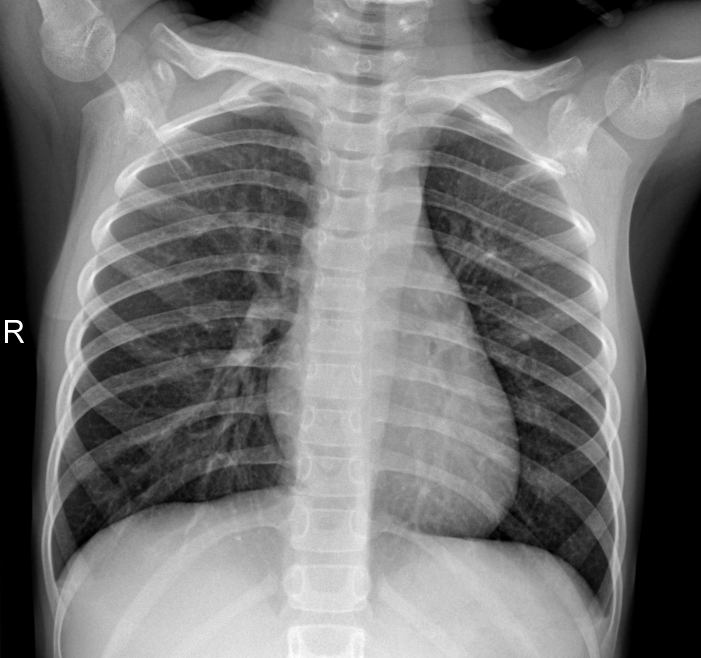
#> input picture chest_xray/train/NORMAL/IM-0147-0001.jpeg, 2102 x 1974 px, found by its file name (shown at 1/3 size); its folder holds only this picture in this run
$ python data_generation.py
#> lines starting #> are read from the running program, lines starting #| are printed output that depends on the picture
import os
import cv2
import h5py
import random
import numpy as np
import seaborn as sns
import matplotlib.pyplot as plt

#path = './chest_xray/'
path = './chest_xray_new/'
data_file = './processed_data/normalized_rawdata.h5'

# define paths
train_dir = path + 'train'
val_dir = path + 'val'
test_dir = path + 'test'

labels = ['NORMAL', 'PNEUMONIA']
img_size = 256

def array_data (data_dir):
#> called with data_dir = './chest_xray_new/train'
    data = []
    for label in labels:
        path  = os.path.join(data_dir, label)
        class_num = labels.index(label)

        for img in os.listdir(path):
            # Reading images in gray scale
            img_arr = cv2.imread(os.path.join(path, img), cv2.IMREAD_GRAYSCALE)
#> img_arr is the input picture: shape (1974, 2102); min 0, max 255, mean 117
            resized_arr = cv2.resize(img_arr, (img_size, img_size))
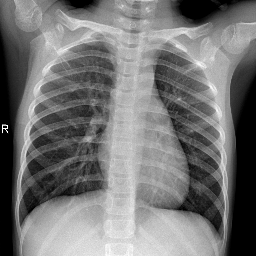
#> resized_arr: shape (256, 256); min 0, max 255, mean 116.9
            data.append ([resized_arr, class_num])
#> pass 2 of the loop in array_data, `for label in labels:`:
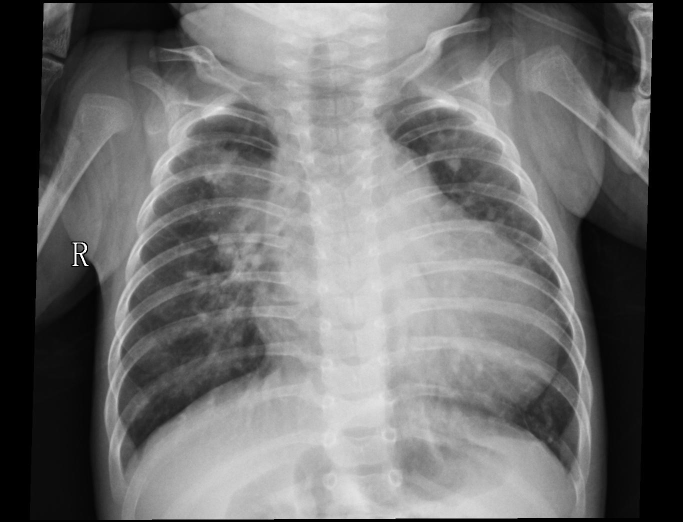
#> input picture chest_xray/train/PNEUMONIA/person1014_bacteria_2945.jpeg, 1366 x 1044 px, found by its file name (shown at 1/2 size)
#> in array_data, img_arr is the input picture: shape (1044, 1366); min 0, max 255, mean 109.2
#> in array_data, `resized_arr = cv2.resize(img_arr, (img_size, img_size))`:
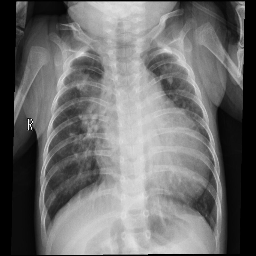
#> resized_arr: shape (256, 256); min 0, max 255, mean 109.2
#> pass 2 of the loop in array_data, `for label in labels:`:
#> pass 2 of the loop in array_data, `for label in labels:`:

    random.shuffle (data)

    return np.array(data, dtype=object)

train_data = array_data (train_dir)
val_data = array_data (val_dir)
test_data = array_data (test_dir)

## Count bar plot for dataset
def count_plot (data):
    l= []

    for i in data:
        if (i[1] == 0):
            l.append("Normal")
        else:
            l.append("Pneumonia")

    sns.set_style('darkgrid')
    ax = sns.countplot(x=l)
    for p in ax.patches:
        ax.annotate(f'{int(p.get_height())}', (p.get_x() + p.get_width() / 2., p.get_height()), ha = 'center', va = 'center', xytext = (0, 10), textcoords = 'offset points')

# Divide the data and labels
x_train = []
y_train = []

x_val = []
y_val = []

x_test = []
y_test = []

for feature, label in train_data:
    x_train.append(feature)
    y_train.append(label)
#> this loop made 2 passes
#> label on passes 1 to 2: 0, 1
#> after the loop, x_train = 2 items; y_train = [0, 1]

for feature, label in test_data:
    x_test.append(feature)
    y_test.append(label)
#> this loop made 2 passes
#> after the loop, x_test = 2 items; y_test = [1, 0]

for feature, label in val_data:
    x_val.append(feature)
    y_val.append(label)
#> after the loop, x_val = 2 items; y_val = [0, 1]

# Normalizing Data
x_train = np.array(x_train) / 255.0
x_val = np.array(x_val) / 255.0
x_test = np.array(x_test) / 255.0

x_train = x_train.astype(np.float32)
x_val  = x_val.astype(np.float32)
x_test = x_test.astype(np.float32)

y_train = np.array(y_train).astype(np.uint8)
y_val = np.array(y_val).astype(np.uint8)
y_test = np.array(y_test).astype(np.uint8)

print (x_train.shape)
#| (2, 256, 256)
print (y_train.shape)
#| (2,)

print (x_test.shape)
#| (2, 256, 256)
print (y_test.shape)
#| (2,)

print (x_val.shape)
#| (2, 256, 256)
print (y_val.shape)
#| (2,)

# Plot count bar and pie chart
plt.figure(figsize=(18, 12))

# Subplot 1: Count plot for training data
plt.subplot(2, 3, 1)
count_plot (train_data)
#> the loop in count_plot, `for i in data:` made 2 passes
#> after the loop in count_plot, `for i in data:`: l = ['Normal', 'Pneumonia']
#> the loop in count_plot, `for p in ax.patches:` made 2 passes
plt.title('Training Data')

# Subplot 2: Count plot for validation data
plt.subplot(2, 3, 2)
count_plot (val_data)
#> the loop in count_plot (call 2), `for i in data:` made 2 passes
#> the loop in count_plot (call 2), `for p in ax.patches:` made 2 passes
plt.title('Validation Data')

# Subplot 3: Count plot for testing data
plt.subplot(2, 3, 3)
count_plot (test_data)
plt.title('Testing Data')

# Subplot 4: Pie chart for training data
plt.subplot(2, 3, 4)
train_counts = np.unique(y_train, return_counts=True)
#> train_counts = ([0, 1], [1, 1])
plt.pie(train_counts[1], labels=['Normal' if label == 0 else 'Pneumonia' for label in train_counts[0]], autopct='%1.2f%%')
plt.title('Training Data')

# Subplot 5: Pie chart for validation data
plt.subplot(2, 3, 5)
val_counts = np.unique(y_val, return_counts=True)
#> val_counts = ([0, 1], [1, 1])
plt.pie(val_counts[1], labels=['Normal' if label == 0 else 'Pneumonia' for label in val_counts[0]], autopct='%1.2f%%')
plt.title('Validation Data')

# Subplot 6: Pie chart for testing data
plt.subplot(2, 3, 6)
test_counts = np.unique(y_test, return_counts=True)
#> test_counts = ([0, 1], [1, 1])
plt.pie(test_counts[1], labels=['Normal' if label == 0 else 'Pneumonia' for label in train_counts[0]], autopct='%1.2f%%')
plt.title('Testing Data')

plt.tight_layout()
plt.savefig('./plots/new_count_plot.pdf', dpi=300, bbox_inches='tight')
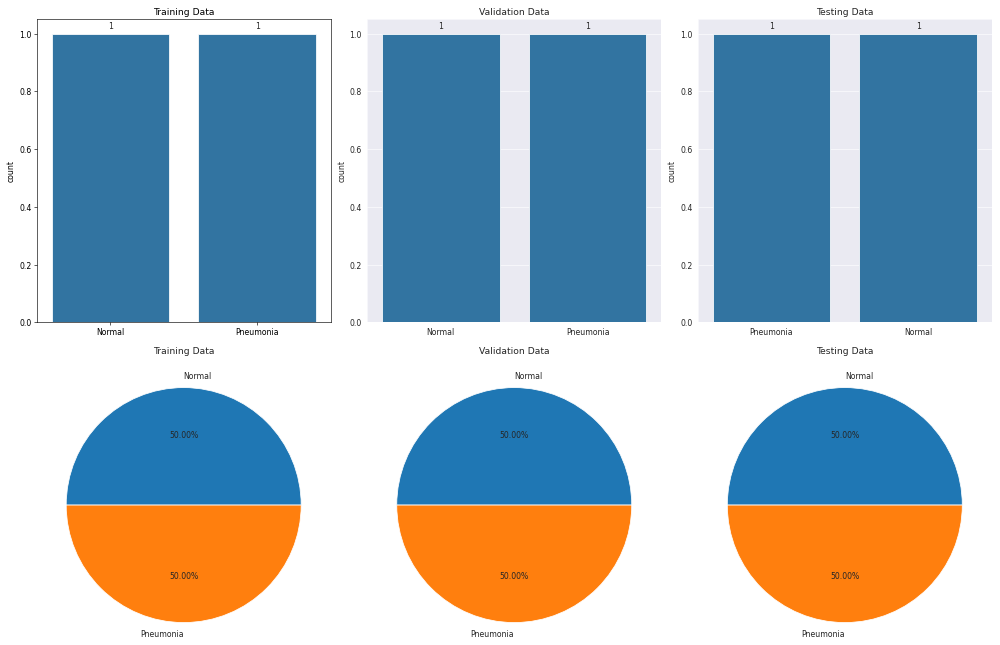
#> figure drawn by matplotlib, 6 panels
plt.show()

# Show random grayscale x-ray images from train, test, val dataset
plt.figure(figsize=(10,12))

plt.subplot(4, 3, 1)
plt.imshow(x_train[0])
plt.title('Train_data: NORMAL')

plt.subplot(4, 3, 4)
plt.hist(x_train[0].ravel(), bins=50, color='gray', alpha=0.75)
plt.xlabel('Pixel Intensity')
plt.ylabel('Frequency')
plt.title('Train_data: NORMAL')

plt.subplot(4, 3, 7)
plt.imshow(x_train[-1])
plt.title('Train_data: PNEUMONIA')

plt.subplot(4, 3, 10)
plt.hist(x_train[-1].ravel(), bins=50, color='gray', alpha=0.75)
plt.xlabel('Pixel Intensity')
plt.ylabel('Frequency')
plt.title('Train_data: PNEUMONIA')

plt.subplot(4, 3, 2)
plt.imshow(x_val[0])
plt.title('Val_data: NORMAL')

plt.subplot(4, 3, 5)
plt.hist(x_val[0].ravel(), bins=50, color='gray', alpha=0.75)
plt.xlabel('Pixel Intensity')
plt.ylabel('Frequency')
plt.title('Val_data: NORMAL')

plt.subplot(4, 3, 8)
plt.imshow(x_val[-1])
plt.title('Val_data: PNEUMONIA')

plt.subplot(4, 3, 11)
plt.hist(x_val[-1].ravel(), bins=50, color='gray', alpha=0.75)
plt.xlabel('Pixel Intensity')
plt.ylabel('Frequency')
plt.title('Val_data: PNEUMONIA')

plt.subplot(4, 3, 3)
plt.imshow(x_test[0])
plt.title('Test_data: NORMAL')

plt.subplot(4, 3, 6)
plt.hist(x_test[0].ravel(), bins=50, color='gray', alpha=0.75)
plt.xlabel('Pixel Intensity')
plt.ylabel('Frequency')
plt.title('Test_data: NORMAL')

plt.subplot(4, 3, 9)
plt.imshow(x_test[-1])
plt.title('Test_data: PNEUMONIA')

plt.subplot(4, 3, 12)
plt.hist(x_test[-1].ravel(), bins=50, color='gray', alpha=0.75)
plt.xlabel('Pixel Intensity')
plt.ylabel('Frequency')
plt.title('Test_data: PNEUMONIA')

plt.tight_layout()
plt.savefig('./plots/new_rand_image.pdf', dpi=300, bbox_inches='tight')
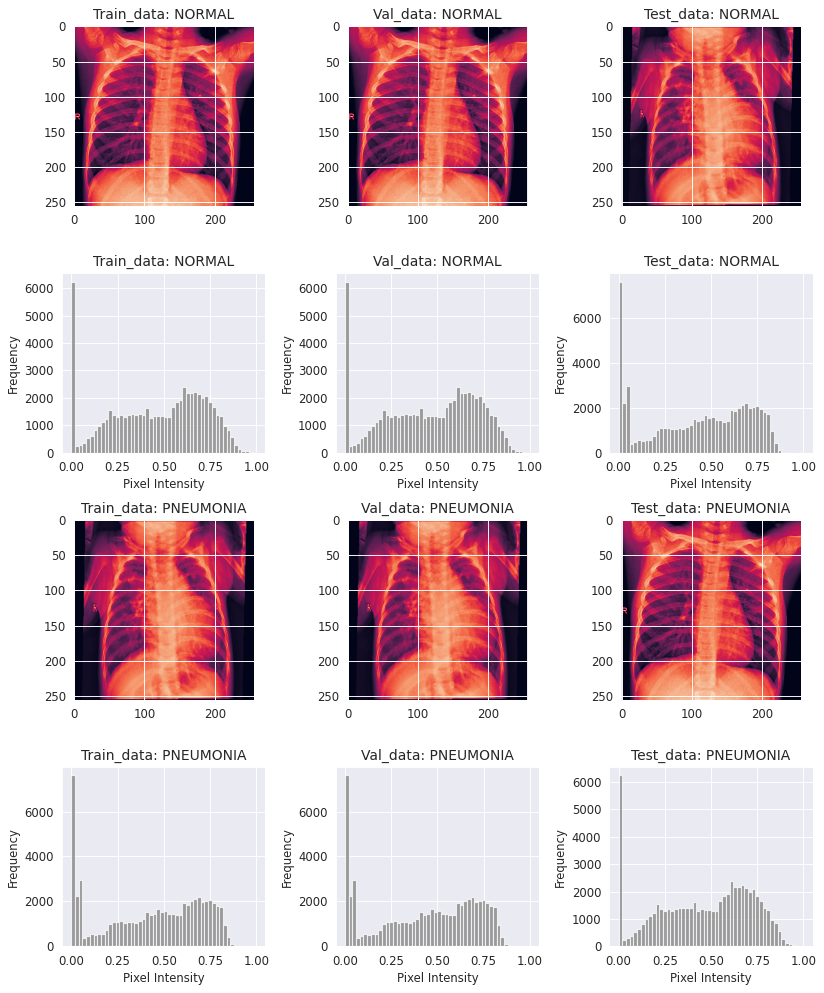
#> figure drawn by matplotlib, 12 panels; panel 2: tallest bar 6240 high, from x = 0 to 0.02; panel 4: tallest bar 7610 high, from x = 0 to 0.02; panel 6: tallest bar 6240 high, from x = 0 to 0.02; panel 8: tallest bar 7610 high, from x = 0 to 0.02
plt.show()

#pie plot to show the ratio of train, val and test dataset
plt.figure()
plt.pie([len(y_train), len(y_val), len(y_test)], labels=['train', 'validation', 'test'], autopct='%1.1f%%', colors=['orange', 'red', 'lightblue'], explode=(0.05, 0, 0))
plt.savefig('./plots/new_pie_chart.pdf', dpi=300, bbox_inches='tight')
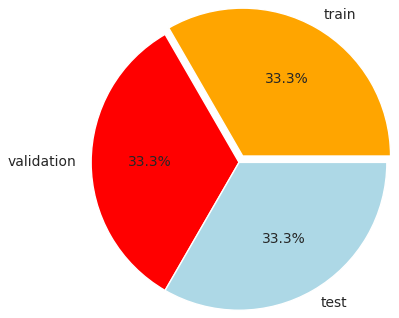
#> figure drawn by matplotlib, 1 panel
plt.show()

# Save the normalized dataset into h5 file
#> (the run stopped early here; a loop or call above may not have finished)
